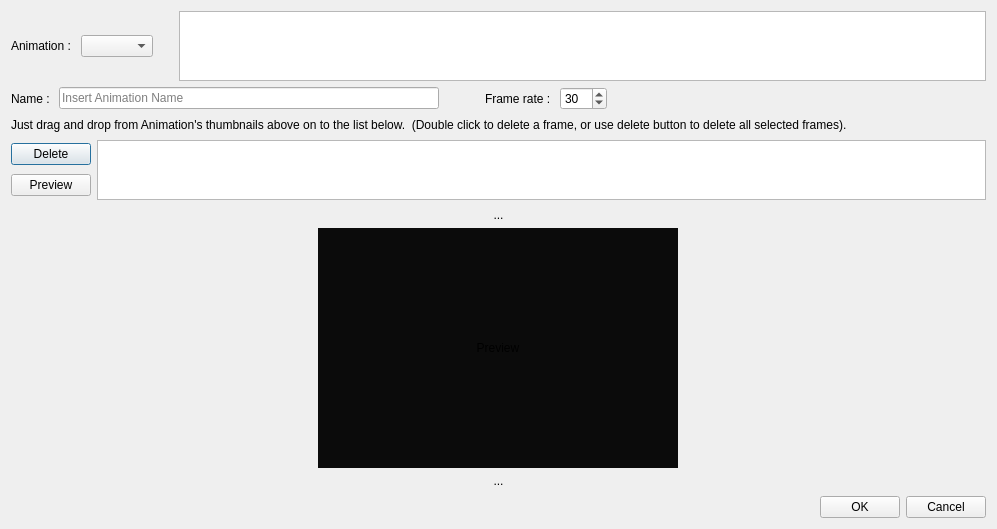
<?xml version="1.0" encoding="UTF-8"?>
<ui version="4.0">
 <class>AnimationSequenceDialog</class>
 <widget class="QDialog" name="AnimationSequenceDialog">
  <property name="geometry">
   <rect>
    <x>0</x>
    <y>0</y>
    <width>997</width>
    <height>529</height>
   </rect>
  </property>
  <property name="windowTitle">
   <string>Dialog</string>
  </property>
  <layout class="QVBoxLayout" name="verticalLayout_3">
   <item>
    <layout class="QHBoxLayout" name="horizontalLayout">
     <item>
      <widget class="QLabel" name="label">
       <property name="text">
        <string>Animation : </string>
       </property>
      </widget>
     </item>
     <item>
      <widget class="QComboBox" name="baseAnimationComboBox">
       <property name="sizeAdjustPolicy">
        <enum>QComboBox::AdjustToContents</enum>
       </property>
      </widget>
     </item>
     <item>
      <spacer name="horizontalSpacer">
       <property name="orientation">
        <enum>Qt::Horizontal</enum>
       </property>
       <property name="sizeType">
        <enum>QSizePolicy::Fixed</enum>
       </property>
       <property name="sizeHint" stdset="0">
        <size>
         <width>20</width>
         <height>20</height>
        </size>
       </property>
      </spacer>
     </item>
     <item>
      <widget class="QListWidget" name="baseAnimationFramesList">
       <property name="maximumSize">
        <size>
         <width>16777215</width>
         <height>70</height>
        </size>
       </property>
       <property name="dragDropOverwriteMode">
        <bool>true</bool>
       </property>
       <property name="dragDropMode">
        <enum>QAbstractItemView::DragDrop</enum>
       </property>
       <property name="defaultDropAction">
        <enum>Qt::CopyAction</enum>
       </property>
       <property name="alternatingRowColors">
        <bool>true</bool>
       </property>
       <property name="selectionMode">
        <enum>QAbstractItemView::ExtendedSelection</enum>
       </property>
       <property name="movement">
        <enum>QListView::Snap</enum>
       </property>
       <property name="flow">
        <enum>QListView::LeftToRight</enum>
       </property>
       <property name="isWrapping" stdset="0">
        <bool>false</bool>
       </property>
       <property name="resizeMode">
        <enum>QListView::Adjust</enum>
       </property>
       <property name="layoutMode">
        <enum>QListView::Batched</enum>
       </property>
       <property name="spacing">
        <number>5</number>
       </property>
       <property name="gridSize">
        <size>
         <width>36</width>
         <height>52</height>
        </size>
       </property>
       <property name="viewMode">
        <enum>QListView::IconMode</enum>
       </property>
       <property name="uniformItemSizes">
        <bool>true</bool>
       </property>
       <property name="selectionRectVisible">
        <bool>true</bool>
       </property>
      </widget>
     </item>
    </layout>
   </item>
   <item>
    <layout class="QHBoxLayout" name="horizontalLayout_2">
     <item>
      <widget class="QLabel" name="label_2">
       <property name="text">
        <string>Name : </string>
       </property>
      </widget>
     </item>
     <item>
      <widget class="QLineEdit" name="nameLineEdit">
       <property name="placeholderText">
        <string>Insert Animation Name</string>
       </property>
      </widget>
     </item>
     <item>
      <spacer name="horizontalSpacer_3">
       <property name="orientation">
        <enum>Qt::Horizontal</enum>
       </property>
       <property name="sizeType">
        <enum>QSizePolicy::Fixed</enum>
       </property>
       <property name="sizeHint" stdset="0">
        <size>
         <width>40</width>
         <height>20</height>
        </size>
       </property>
      </spacer>
     </item>
     <item>
      <widget class="QLabel" name="label_5">
       <property name="text">
        <string>Frame rate : </string>
       </property>
      </widget>
     </item>
     <item>
      <widget class="QSpinBox" name="fpsSpinBox">
       <property name="minimum">
        <number>1</number>
       </property>
       <property name="maximum">
        <number>512</number>
       </property>
       <property name="value">
        <number>30</number>
       </property>
      </widget>
     </item>
     <item>
      <spacer name="horizontalSpacer_14">
       <property name="orientation">
        <enum>Qt::Horizontal</enum>
       </property>
       <property name="sizeHint" stdset="0">
        <size>
         <width>40</width>
         <height>20</height>
        </size>
       </property>
      </spacer>
     </item>
    </layout>
   </item>
   <item>
    <widget class="QLabel" name="label_6">
     <property name="text">
      <string>Just drag and drop from Animation's thumbnails above on to the list below.  (Double click to delete a frame, or use delete button to delete all selected frames).</string>
     </property>
    </widget>
   </item>
   <item>
    <layout class="QHBoxLayout" name="horizontalLayout_3">
     <item>
      <layout class="QVBoxLayout" name="verticalLayout_2">
       <item>
        <widget class="QPushButton" name="deleteBtn">
         <property name="text">
          <string>Delete</string>
         </property>
        </widget>
       </item>
       <item>
        <widget class="QPushButton" name="previewBtn">
         <property name="text">
          <string>Preview</string>
         </property>
         <property name="checkable">
          <bool>true</bool>
         </property>
        </widget>
       </item>
      </layout>
     </item>
     <item>
      <widget class="QListWidget" name="sequenceFramesList">
       <property name="maximumSize">
        <size>
         <width>16777215</width>
         <height>60</height>
        </size>
       </property>
       <property name="dragDropOverwriteMode">
        <bool>false</bool>
       </property>
       <property name="dragDropMode">
        <enum>QAbstractItemView::DragDrop</enum>
       </property>
       <property name="defaultDropAction">
        <enum>Qt::MoveAction</enum>
       </property>
       <property name="alternatingRowColors">
        <bool>true</bool>
       </property>
       <property name="selectionMode">
        <enum>QAbstractItemView::ExtendedSelection</enum>
       </property>
       <property name="selectionBehavior">
        <enum>QAbstractItemView::SelectItems</enum>
       </property>
       <property name="iconSize">
        <size>
         <width>32</width>
         <height>32</height>
        </size>
       </property>
       <property name="movement">
        <enum>QListView::Snap</enum>
       </property>
       <property name="flow">
        <enum>QListView::LeftToRight</enum>
       </property>
       <property name="isWrapping" stdset="0">
        <bool>false</bool>
       </property>
       <property name="resizeMode">
        <enum>QListView::Adjust</enum>
       </property>
       <property name="layoutMode">
        <enum>QListView::Batched</enum>
       </property>
       <property name="spacing">
        <number>0</number>
       </property>
       <property name="gridSize">
        <size>
         <width>60</width>
         <height>0</height>
        </size>
       </property>
       <property name="viewMode">
        <enum>QListView::ListMode</enum>
       </property>
       <property name="uniformItemSizes">
        <bool>true</bool>
       </property>
       <property name="selectionRectVisible">
        <bool>true</bool>
       </property>
       <property name="itemAlignment">
        <set>Qt::AlignHCenter</set>
       </property>
      </widget>
     </item>
    </layout>
   </item>
   <item>
    <layout class="QHBoxLayout" name="horizontalLayout_5">
     <item>
      <layout class="QVBoxLayout" name="verticalLayout" stretch="0,0,0">
       <property name="leftMargin">
        <number>2</number>
       </property>
       <property name="topMargin">
        <number>2</number>
       </property>
       <property name="rightMargin">
        <number>2</number>
       </property>
       <property name="bottomMargin">
        <number>2</number>
       </property>
       <item>
        <widget class="QLabel" name="dimensionsLabel">
         <property name="text">
          <string>...</string>
         </property>
         <property name="alignment">
          <set>Qt::AlignCenter</set>
         </property>
        </widget>
       </item>
       <item>
        <layout class="QHBoxLayout" name="horizontalLayout_9">
         <item>
          <widget class="QLabel" name="imgLabel">
           <property name="sizePolicy">
            <sizepolicy hsizetype="Fixed" vsizetype="Fixed">
             <horstretch>0</horstretch>
             <verstretch>0</verstretch>
            </sizepolicy>
           </property>
           <property name="minimumSize">
            <size>
             <width>360</width>
             <height>240</height>
            </size>
           </property>
           <property name="maximumSize">
            <size>
             <width>360</width>
             <height>240</height>
            </size>
           </property>
           <property name="styleSheet">
            <string notr="true">background-color:rgb(11, 11, 11);</string>
           </property>
           <property name="text">
            <string>Preview</string>
           </property>
           <property name="alignment">
            <set>Qt::AlignCenter</set>
           </property>
          </widget>
         </item>
        </layout>
       </item>
       <item>
        <widget class="QLabel" name="currentFrameLabel">
         <property name="text">
          <string>...</string>
         </property>
         <property name="alignment">
          <set>Qt::AlignCenter</set>
         </property>
        </widget>
       </item>
      </layout>
     </item>
    </layout>
   </item>
   <item>
    <layout class="QHBoxLayout" name="horizontalLayout_4">
     <item>
      <spacer name="horizontalSpacer_2">
       <property name="orientation">
        <enum>Qt::Horizontal</enum>
       </property>
       <property name="sizeHint" stdset="0">
        <size>
         <width>40</width>
         <height>20</height>
        </size>
       </property>
      </spacer>
     </item>
     <item>
      <widget class="QPushButton" name="OkBtn">
       <property name="text">
        <string>OK</string>
       </property>
      </widget>
     </item>
     <item>
      <widget class="QPushButton" name="CancelBtn">
       <property name="text">
        <string>Cancel</string>
       </property>
      </widget>
     </item>
    </layout>
   </item>
  </layout>
 </widget>
 <resources/>
 <connections/>
</ui>
